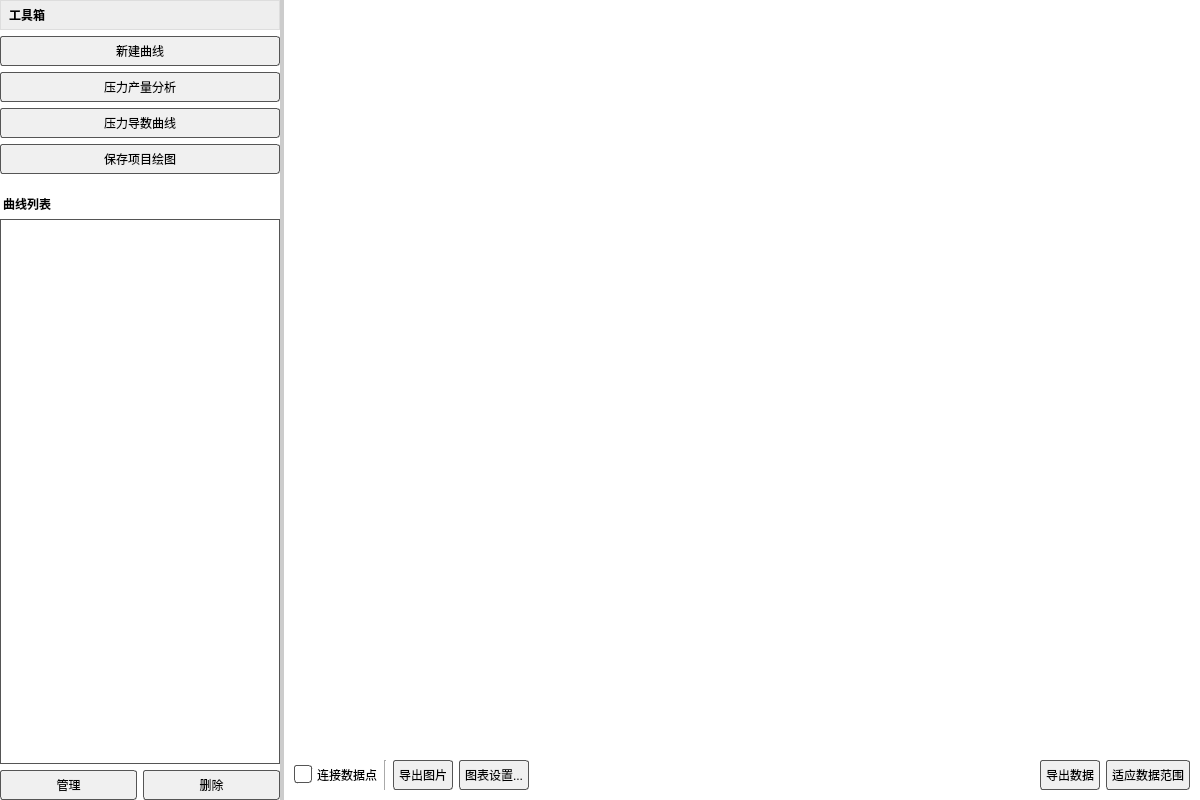
<?xml version="1.0" encoding="UTF-8"?>
<ui version="4.0">
 <class>WT_PlottingWidget</class>
 <widget class="QWidget" name="WT_PlottingWidget">
  <property name="geometry">
   <rect>
    <x>0</x>
    <y>0</y>
    <width>1200</width>
    <height>800</height>
   </rect>
  </property>
  <property name="windowTitle">
   <string>图表分析</string>
  </property>
  <property name="styleSheet">
   <string notr="true">/* 全局样式：白底黑字 */
QWidget {
        background-color: white;
        color: black;
        font-family: &quot;Microsoft YaHei&quot;;
}
/* 按钮样式 */
QPushButton {
        color: black;
        background-color: #f0f0f0;
        border: 1px solid #555;
        border-radius: 3px;
        padding: 5px;
}
QPushButton:hover {
        background-color: #e0e0e0;
}
/* 列表样式 */
QListWidget {
        border: 1px solid #555;
        color: black;
        background-color: white;
}
QListWidget::item:selected {
        background-color: #e0e0e0;
        color: black;
}
/* 复选框样式：美化选中状态 */
QCheckBox {
        color: black;
        spacing: 5px;
}
QCheckBox::indicator {
        width: 16px;
        height: 16px;
        border: 1px solid #555;
        border-radius: 3px;
        background: white;
}
QCheckBox::indicator:checked {
        background-color: #0078d7;
        border: 1px solid #0078d7;
}
/* 分割线样式 */
QSplitter::handle {
        background-color: #ccc;
}
</string>
  </property>
  <layout class="QHBoxLayout" name="horizontalLayout_Main">
   <property name="leftMargin">
    <number>0</number>
   </property>
   <property name="topMargin">
    <number>0</number>
   </property>
   <property name="rightMargin">
    <number>0</number>
   </property>
   <property name="bottomMargin">
    <number>0</number>
   </property>
   <item>
    <widget class="QSplitter" name="splitter">
     <property name="orientation">
      <enum>Qt::Horizontal</enum>
     </property>
     <widget class="QWidget" name="leftContainer" native="true">
      <property name="maximumSize">
       <size>
        <width>280</width>
        <height>16777215</height>
       </size>
      </property>
      <layout class="QVBoxLayout" name="verticalLayout_Left">
       <item>
        <widget class="QLabel" name="label_Tools">
         <property name="text">
          <string>工具箱</string>
         </property>
         <property name="styleSheet">
          <string>font-weight: bold; background-color: #eee; padding: 5px; border: 1px solid #ddd; color: black;</string>
         </property>
        </widget>
       </item>
       <item>
        <widget class="QPushButton" name="btn_NewCurve">
         <property name="text">
          <string>新建曲线</string>
         </property>
         <property name="minimumHeight">
          <number>35</number>
         </property>
        </widget>
       </item>
       <item>
        <widget class="QPushButton" name="btn_PressureRate">
         <property name="text">
          <string>压力产量分析</string>
         </property>
         <property name="minimumHeight">
          <number>35</number>
         </property>
        </widget>
       </item>
       <item>
        <widget class="QPushButton" name="btn_Derivative">
         <property name="text">
          <string>压力导数曲线</string>
         </property>
         <property name="minimumHeight">
          <number>35</number>
         </property>
        </widget>
       </item>
       <item>
        <widget class="QPushButton" name="btn_Save">
         <property name="text">
          <string>保存项目绘图</string>
         </property>
         <property name="minimumHeight">
          <number>35</number>
         </property>
        </widget>
       </item>
       <item>
        <widget class="QLabel" name="label_List">
         <property name="text">
          <string>曲线列表</string>
         </property>
         <property name="styleSheet">
          <string>font-weight: bold; margin-top: 15px; color: black;</string>
         </property>
        </widget>
       </item>
       <item>
        <widget class="QListWidget" name="listWidget_Curves"/>
       </item>
       <item>
        <layout class="QHBoxLayout" name="horizontalLayout_ListBtns">
         <item>
          <widget class="QPushButton" name="btn_Manage">
           <property name="text">
            <string>管理</string>
           </property>
          </widget>
         </item>
         <item>
          <widget class="QPushButton" name="btn_Delete">
           <property name="text">
            <string>删除</string>
           </property>
          </widget>
         </item>
        </layout>
       </item>
      </layout>
     </widget>
     <widget class="QWidget" name="rightContainer" native="true">
      <layout class="QVBoxLayout" name="verticalLayout_Right">
       <property name="leftMargin">
        <number>0</number>
       </property>
       <property name="topMargin">
        <number>0</number>
       </property>
       <property name="rightMargin">
        <number>0</number>
       </property>
       <property name="bottomMargin">
        <number>0</number>
       </property>
       <item>
        <widget class="MouseZoom" name="customPlot" native="true">
         <property name="sizePolicy">
          <sizepolicy hsizetype="Expanding" vsizetype="Expanding">
           <horstretch>0</horstretch>
           <verstretch>0</verstretch>
          </sizepolicy>
         </property>
        </widget>
       </item>
       <item>
        <layout class="QHBoxLayout" name="horizontalLayout_PlotTools">
         <property name="leftMargin">
          <number>10</number>
         </property>
         <property name="topMargin">
          <number>5</number>
         </property>
         <property name="rightMargin">
          <number>10</number>
         </property>
         <property name="bottomMargin">
          <number>10</number>
         </property>
         <item>
          <widget class="QCheckBox" name="check_ShowLines">
           <property name="text">
            <string>连接数据点</string>
           </property>
          </widget>
         </item>
         <item>
          <widget class="Line" name="line">
           <property name="orientation">
            <enum>Qt::Vertical</enum>
           </property>
          </widget>
         </item>
         <item>
          <widget class="QPushButton" name="btn_ExportImg">
           <property name="text">
            <string>导出图片</string>
           </property>
          </widget>
         </item>
         <item>
          <widget class="QPushButton" name="btn_ChartSettings">
           <property name="text">
            <string>图表设置...</string>
           </property>
          </widget>
         </item>
         <item>
          <spacer name="horizontalSpacer">
           <property name="orientation">
            <enum>Qt::Horizontal</enum>
           </property>
           <property name="sizeHint" stdset="0">
            <size>
             <width>40</width>
             <height>20</height>
            </size>
           </property>
          </spacer>
         </item>
         <item>
          <widget class="QPushButton" name="btn_ExportData">
           <property name="text">
            <string>导出数据</string>
           </property>
          </widget>
         </item>
         <item>
          <widget class="QPushButton" name="btn_FitToData">
           <property name="text">
            <string>适应数据范围</string>
           </property>
          </widget>
         </item>
        </layout>
       </item>
      </layout>
     </widget>
    </widget>
   </item>
  </layout>
 </widget>
 <customwidgets>
  <customwidget>
   <class>MouseZoom</class>
   <extends>QWidget</extends>
   <header>mousezoom.h</header>
   <container>1</container>
  </customwidget>
 </customwidgets>
 <resources/>
 <connections/>
</ui>
